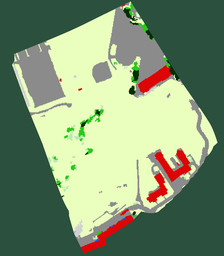
#> input picture belgiumtestorig2x.bmp, 224 x 256 px, shrunk from 1400 x 1600 before the run
$ jupyter execute --allow-errors main3.ipynb   (shell and % lines are left out)
#> lines starting #> are read from the running program, lines starting #| are printed output that depends on the picture; after the words box and inside, x2 and y2 are one past the last pixel; in counts of white or black regions, pixels touching at a corner belong together
[cell 1]
#Authors: Eli Gumble, Peter Brommer, Harry Brown
#Initialisation
import matplotlib.pyplot as plt
import numpy as np
from scipy.integrate import simps
from scipy import signal as sg
from scipy.interpolate import RectBivariateSpline as ReBiSpline
from numpy import ma
from matplotlib import colors, ticker, cm
from random import choice
import scipy.ndimage.filters as filters
import scipy.ndimage.morphology as morphology
import timeit
import math
from PIL import Image

import matplotlib.image as image2

[cell 2]
# Read grids from image
#im = Image.open("belgiumtest.bmp")
#Base = np.array(im)

im = image2.imread("belgiumtestorig2x.bmp")
#> im is the input picture: shape (256, 224, 3); mean R, G, B 127.9, 148.8, 115.3
Base = np.array(im)

[cell 3]
#print(Base[0,0,1])
#Base = np.where(Base[:,:,0]==43, 0, Base)
#Base

#                        [[r, g, r2, g2]...]     description
landcoverlist = np.array([[22,95,0,0],           # water
                          [209,209,150,150],       # bare floor
                          [139,139,175,175],     # artificial surface
                          [221,5,0,0],           # building
                          #[0,0,0,0],            # herbaceous cover in rotation throughout year
                          [234,255,80,175],       # herbaceous cover (grass)
                          [40,202,60,80],        # tall hardwood > 3m
                          [185,233,40,80],       # short hardwood < 3m
                          [1,47,65,80],          # tall softwood > 3m
                          #[0,0,0,0],            # short softwood < 3m
                          [43,80,0,0]])          # boundary

#len(landcoverlist)

#> (the rest of this cell did not finish here and is left out)

[cell 4]
Base[:,:,2] = 0 #set all pixel B values to 0
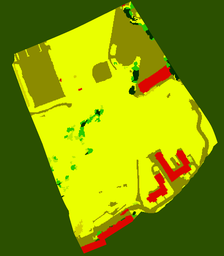
#> Base: shape (256, 224, 3); mean R, G, B 127.9, 148.8, 0

#> (the rest of this cell did not finish here and is left out)

[cell 5]
# Define internal quantities and variables
scale = 1./2. #m per pixel
Nx = Base[:,0,0].size #N appears to be resolution
#> Nx = 256
Ny = Base[0,:,0].size
#> Ny = 224
xmin=-scale*0.5*(Nx-1)
#> xmin = -63.75
xmax=scale*0.5*(Nx-1)
#> xmax = 63.75
ymin=-scale*0.5*(Ny-1)
#> ymin = -55.75
ymax=scale*0.5*(Ny-1)
#> ymax = 55.75
x = np.linspace(xmin, xmax, Nx) # This is defining the axes and full space
#> x = 256 values from -63.75 to 63.75
y = np.linspace(ymin, ymax, Ny)
#> y = 224 values from -55.75 to 55.75
Y, X= np.meshgrid(y, x)
TrailPotential = np.zeros((Nx,Ny))
DestinationPotential=np.zeros((Nx,Ny))
Weight=np.zeros((Nx,Ny))  # Create gradient to sit on Nx, Ny
intens=np.zeros((Nx,Ny))
q_alpha=np.zeros((Nx,Ny))
expdist=np.zeros((2*Nx-1,2*Ny-1))
dest=np.zeros((2))
start=np.zeros((2))
grad=np.zeros((2,Nx,Ny))
vel=np.asarray([0.,0.])
pos=np.asarray([0.,0.])
stalledpos = [] # empty container for stalled positions of walkers
stalledposrounded = []

#desdirx=ReBiSpline(x,y,grad[0,:,:],s=2)
#desdiry=ReBiSpline(x,y,grad[1,:,:],s=2)
intens[:]=0.

#print(route)
#parameters
t_track=50. # Track decay time - after 50 walkers ignore a trail, it decays by 1/e
wlkr_range = 10000
dt=0.1  # dt per time step, continuous markings every dt metres
dvel=1. # desired walker velocity in m/s
tau=5.
isigma=1./2. # trail potential
trailpotweight = 0.0035 # weighting of trail potential over destination potential, started as 0.003, increasing this increases number of stalls
conv_thresh=10.e-4
precision=1.**2 #distance to target.
eps=0.025 #random motion contribution, same for all

[cell 6]
##Set up map
#Create blank arrays for map
z = np.zeros((Nx,Ny))
g_max=np.zeros((Nx,Ny))
g_nat=np.zeros((Nx,Ny))

g_nat=np.maximum(np.ones_like(g_nat),np.float64(Base[:,:,0]))
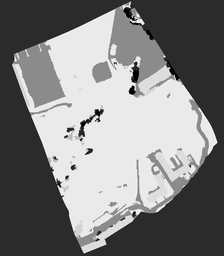
#> g_nat: shape (256, 224) float64; min 1, max 255, mean 127.9
g_max=np.maximum(np.ones_like(g_max),np.float64(Base[:,:,1]))
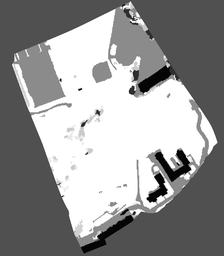
#> g_max: shape (256, 224) float64; min 1, max 255, mean 148.8
z=g_nat

track_labels=Base[:,:,2]
#> track_labels: shape (256, 224); every value is 0

numpoints=np.max(track_labels)
#> numpoints = 0

point=np.zeros((numpoints,2))
#> point = empty array

for i in range(0,Nx):
    for j in range(0,Ny):
        if (track_labels[i,j]>0):
            point[track_labels[i,j]-1]=np.array([i,j])
print (point)

# Trails (start and end point) For current Map, coordinates in metres, centre of image = (0,0)

# single possible path
# route=np.array([[24.,-9.75],[-24.,9.75]]),

# big field with tennis court parking lot and hospital, near rue cottrel
ptA = [-40.,-240.]      # tennis court near middle
ptB = [-250.,-200.]     # tennis court near skatepark
ptC = [-350., 25.]     # parking lot entrance
ptD = [-350., 80.]      # parking lot bus stop
ptE = [-70., 230.]      # east road pedestrian entrance
ptF = [200., 200.]      # hospital bus stop
ptG = [250., 100.]      # hospital side path
ptH = [350., -100.]     # dirt car park
ptI = [210., -140.]     # west side entrance

#route=np.array([[pointE,pointI],
#                [pointI,pointE]])

route=np.array([[ptA,ptD],
                [ptA,ptE],
                [ptA,ptF],
                [ptA,ptG],
                [ptD,ptA],
                [ptD,ptF],
                [ptD,ptG],
                [ptD,ptH],
                [ptD,ptI],
                [ptF,ptA],
                [ptF,ptB],
                [ptF,ptD],
                [ptF,ptI],
                [ptI,ptB],
                [ptI,ptD],
                [ptI,ptE],
                [ptI,ptG],
                [ptE,ptH]])

# small field by apartment with 4 entrances
#posA = [-5., -17.]
#posB = [-25., -17.]
#posC = [-25., 8.]
#posD = [40., 10.]

# acceptable routes = A/B to C, A/C to D and vice versa, 8 total routes
#route=np.array([[posA,posC],
#                 [posB,posC],
#                 [posC,posA],
#                 [posC,posD],
#                 [posA,posC],
#                 [posC,posD],
#                 [posD,posA],
#                 [posD,posC],
#                 ])


# route=np.array([[[-2.5,14.],[24.,-9.75]]])


# commented out for single path
# route=np.array([[[-2.5,14.],[24.,-9.75]],
#                 [[-2.5,14.],[24.,2.5]],
#                 [[-2.5,14.],[-24.,9.75]],
#                 [[24.,-9.75],[-2.75,14.]],
#                 [[24.,-9.75],[-24.,9.75]],
#                 [[24.,2.5],[-2.75,14.]],
#                 [[24.,2.5],[-24.,9.75]],
#                 [[-24.,10.],[-2.75,14.]],
#                 [[-24.,10.],[24.,-9.75]],
#                 [[-24.,10.],[24.,2.5]]])

[cell 7]
#Setup weight matrix, here trapezoid rule.
Weight[:,:]=1
Weight[1:-1,:]=2
Weight[:,1:-1]=2
Weight[1:-1,1:-1]=4
Weight*=0.25*((x[-1]-x[0])/(Nx-1))*((y[-1]-y[0])/(Ny-1))
#0.25*((x[-1]-x[0])/(N-1))*((y[-1]-y[0])/(N-1))
#np.exp(-np.sqrt((x[:,None]-x[N/2])**2+(y[None,:]-y[N/2])**2))*z[:,:]

[cell 8]
# Setup distance matrix
for xi in range(1,Nx+1):
    for yi in range(1,Ny+1):

        expdist[xi-1,yi-1]=np.exp(-isigma*np.sqrt((x[Nx-xi]-xmin)**2+(y[Ny-yi]-ymin)**2))
        expdist[-xi,-yi]  = expdist[xi-1,yi-1]
        expdist[-xi,yi-1] = expdist[xi-1,yi-1]
        expdist[xi-1,-yi] = expdist[xi-1,yi-1]
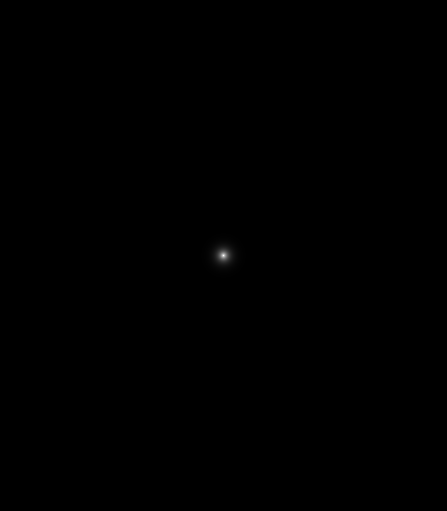
#> expdist: shape (511, 447) float64; min 1.66e-37, max 1, mean 0.00044

# find index range > conv_thresh
subexpdist=expdist[(expdist>conv_thresh).any(1)]
subexpdist=subexpdist[:, np.any(subexpdist>conv_thresh, axis=0)]
#subexpdist=subexpdist[:,np.any(subexpdist>conv_thresh, axis=0)]
#expdist[subexpdist]=0.
subexpdist.shape
#> Out = (55, 55)
#expdist
#subexpdist

[cell 9]
def calc_tr_new():
    TrailPotential[:,:]=sg.convolve2d(z[:,:]*Weight[:,:],subexpdist[:,:],mode="same")  # 2D convilution
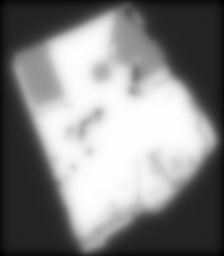
#> TrailPotential: shape (256, 224) float64; min 269, max 5856.4, mean 3147.7; drawn with min black and max white

[cell 10]
timeit.timeit(calc_tr_new,number=1)

[cell 11]
# Defines a Plot to show the smoothing of the supplied map to represent the respective potentials of the ground, the larger
# the potentials, the more attractive the ground is to the walker

cs = plt.contourf(X, Y, TrailPotential, levels=np.linspace(TrailPotential.min(),TrailPotential.max(),1000),cmap='PuBu_r')
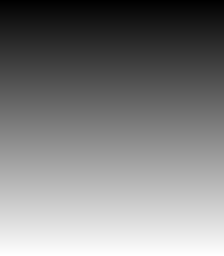
#> X: shape (256, 224) float64; min -63.75, max 63.75, mean 0; drawn with min black and max white
cbar = plt.colorbar()

#plt.scatter(track[0:wlkr_range-1,0],track[0:wlkr_range-1,1])
plt.show()

[cell 12]
#set up walker
def set_up_walker(route_id):
    global vel,pos,track,intens,dest,start,route
    #start
    start=np.array(route[route_id,0,:]) # commented for simplicity
    # start = np.array([24.,-9.75])  # temporary one route
    # dest = np.array([-24.,9.75])  # temporary one route
    # dest=(random.choice(ends))
    dest=np.array(route[route_id,1,:]) # commented for simplicity
    vel=np.array([0.,0.])
    pos=np.array(start)
    #print (pos)
    track=np.zeros((wlkr_range,2))
    #track[0,:]=pos[:]

[cell 13]
#Calculate gradients eq 19
#Trail gradient
def setup_potentials():
    global grad,desdirx,desdiry,dest,trailpotweight
    grad=trailpotweight*np.array(np.gradient(TrailPotential))
    #grad=0.002*np.array(np.gradient(TrailPotential)) ORIGINAL

    #print (dest)
    #Destination potential
    DestinationPotential=-np.sqrt((dest[0]-x[:,None])**2+(dest[1]-y[None,:])**2)
    #Combine gradients
    grad+=np.array(np.gradient(DestinationPotential)[:])
    #Normalise
    #grad[:,:,:]/=(np.sqrt(grad[0,:,:]**2+grad[1,:,:]**2))
    desdirx=ReBiSpline(x,y,grad[0,:,:],s=2) # gradeint plus magnitude, Spline approximation over a rectangular mesh
    desdiry=ReBiSpline(x,y,grad[1,:,:],s=2)
    #plot()
    #print(grad)

[cell 14]
# [11 lines of commented-out code are left out]

[cell 15]
def stalledposregioncounter(newpos,stalledpos3):
    nearest = 5
    newposrounded = {"x":round(newpos[0]/nearest)*nearest,"y":round(newpos[1]/nearest)*nearest,"count":1}

    for existingpos in stalledpos3:
        if existingpos["x"] == newposrounded["x"] and existingpos["y"] == newposrounded["y"]:
            existingpos["count"]+=1
            return stalledpos3
    stalledpos3.append(newposrounded)
    return stalledpos3

[cell 16]
def calc_path():
    global pos,vel,intens,track,dest,dvel,tau,stalledpos

    i=0
    hist=10
    samp=10
    avpos=np.zeros((2,hist))
    #Setup While loop to run until either the walker reaches the destination or the walker has passed 'wlkr_range' number of movement cycles to
    #attempt to get there
    while (np.dot(pos-dest,pos-dest)>precision and i<wlkr_range):
    #set the postiion of the walker on its first then subsequent cycles

        #conditional logic saying to update the average position of the walker every 10 iterations
        #if (i%samp==0): avpos[:,(i%hist)//samp]=pos[:] #ORIGINAL
        if (i%samp==0): avpos[:,(i%(hist*samp))//samp]=pos[:]

        #print((i%hist)//samp)
        #print(avpos)

        gradmagnitude=max(0.0001,np.sqrt(desdirx(pos[0],pos[1])**2+desdiry(pos[0],pos[1])**2))
        xi=np.array(np.random.normal(0,1,2))
        # Equation 6 in Helbing, differential in position, eliminised velocity decay components
        # gradmagnitude makes sure it is normalised, desdir not normalised
        pos[0]+= dt *(dvel * desdirx(pos[0],pos[1])/gradmagnitude +np.sqrt(2.*eps/tau)*xi[0])  # x-position vector component
        pos[1]+= dt *(dvel * desdiry(pos[0],pos[1])/gradmagnitude +np.sqrt(2.*eps/tau)*xi[1])  # y-position vector component

#        posGrad = math.degree(math.atan(pos[0]/pos[1]) # future position
        curDir = math.atan(desdiry(pos[0],pos[1])/desdirx(pos[0],pos[1]))
# [8 lines of commented-out code are left out]
        track[i,:]=pos[:]

#        if math.isnan(pos[1])==1:
#                print ("NaN error ",pos,vel, dest)
#                break

        intens[int((pos[0]-xmin)*(Nx-1)/(xmax-xmin)),int((pos[1]-ymin)*(Ny-1)/(ymax-ymin))]+=1.
        i+=1
        if (i%(hist*samp)==0):
            meanpos=np.mean(avpos,axis=1)
            if (np.dot(pos-meanpos,pos-meanpos)<precision):
                print ("Stalled progress ",pos,meanpos,vel, dest)
                stalledpos.append(meanpos) # store positions where walkers are stalled
                stalledposrounded = stalledposregioncounter(meanpos, stalledpos) # store ROUNDED positions of walker stalls and count occurence in rounded position
                break
    if (i==wlkr_range): print ("Missed goal ",dest,pos)
    return i
#stopping condition

[cell 17]
# Calculate Q_alpha (strength of markings) eq 15
def update_ground():
    global q_alpha,intens,z,g_max,t_track,g_nat
    q_alpha=intens*(1.-z/g_max)
    # Time evolution of ground potential
    #zdiff=(1./t_track)*(g_nat-z)+q_alpha
    z+=(1./t_track)*(g_nat-z)+q_alpha
    #cs = plt.contourf(X, Y, zdiff, cmap=cm.PuBu_r)
    #cbar = plt.colorbar()
    #plt.show
    #z[140:160,45:75]

[cell 18]
def plot_path():
    plt.contourf(X, Y, z, levels=np.linspace(z.min(),z.max(),1000),cmap='PuBu_r')
    plt.colorbar()
    #plt.scatter(track[0:wlkr_range-1,0],track[0:wlkr_range-1,1],1)
    plt.show(block=False)
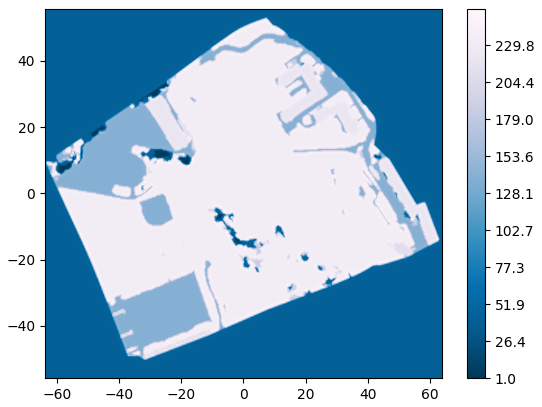
#> figure drawn by matplotlib, 2 panels

[cell 19]
def plot_path2():
    global stalledpos
    markercolour = np.array([[1,0,0]])

    plt.contourf(X, Y, z, levels=np.linspace(z.min(),z.max(),1000),cmap='PuBu_r')

    stalledposarray = np.array(stalledpos)
    plt.scatter(stalledposarray[0:-1,0],stalledposarray[0:-1,1],1.,markercolour)
    plt.show(block=False)

[cell 20]
def plot_path3():
    global stalledposrounded
    markercolour = np.array([[1,0,0]])

    plt.contourf(X, Y, z, levels=np.linspace(z.min(),z.max(),1000),cmap='PuBu_r')

    for i in stalledpos:
        stalledposrounded.append([i["x"],i["y"]])

    stalledposarray = np.array(stalledposrounded)
    plt.scatter(stalledposarray[0:-1,0],stalledposarray[0:-1,1],1.,markercolour)
    plt.show(block=False)

[cell 21]
tau = 5.

[cell 22]
print(len(route))

[cell 23]
iterations = 1
walkersperiteration = len(route)

#> (the rest of this cell did not finish here and is left out)

[cell 24]
plot_path()

[cell 25]
for i in range(0,Nx):
    for j in range(0,Ny):
        if (np.isnan(z[i,j])):
            print (i,j,g_max[i,j],Base[i,j,0])

[cell 26]
def detect_local_maxima(arr):
    # https://stackoverflow.com/questions/3684484/peak-detection-in-a-2d-array/3689710#3689710
    """
    Takes an array and detects the troughs using the local maximum filter.
    Returns a boolean mask of the troughs (i.e. 1 when
    the pixel's value is the neighborhood maximum, 0 otherwise)
    """
    # define an connected neighborhood
    # http://www.scipy.org/doc/api_docs/SciPy.ndimage.morphology.html#generate_binary_structure
    neighborhood = morphology.generate_binary_structure(len(arr.shape),2)
    # apply the local minimum filter; all locations of minimum value
    # in their neighborhood are set to 1
    # http://www.scipy.org/doc/api_docs/SciPy.ndimage.filters.html#minimum_filter
    local_max = (filters.maximum_filter(arr, footprint=neighborhood)==arr)
    # local_min is a mask that contains the peaks we are
    # looking for, but also the background.
    # In order to isolate the peaks we must remove the background from the mask.
    #
    # we create the mask of the background
    background = (arr==0)
    #
    # a little technicality: we must erode the background in order to
    # successfully subtract it from local_min, otherwise a line will
    # appear along the background border (artifact of the local minimum filter)
    # http://www.scipy.org/doc/api_docs/SciPy.ndimage.morphology.html#binary_erosion
    eroded_background = morphology.binary_erosion(
        background, structure=neighborhood, border_value=1)
    #
    # we obtain the final mask, containing only peaks,
    # by removing the background from the local_min mask
    detected_maxima = local_max ^ eroded_background
    return np.where(detected_maxima)

[cell 27]
def plot_potentials():
    global dest
    TotPot = np.zeros((Nx,Ny))
    TotPot =- np.sqrt((dest[0]-x[:,None])**2+(dest[1]-y[None,:])**2)
    TotPot += 0.003*TrailPotential
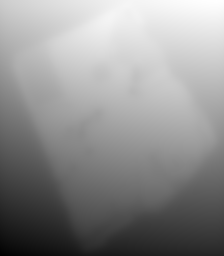
#> TotPot: shape (256, 224) float64; min -434.6, max -286.2, mean -351.1; drawn with min black and max white
    maxima=detect_local_maxima(TotPot)
#> in detect_local_maxima, `local_max = (filters.maximum_filter(arr, footprint=neighborhood)==arr)`: local_max: shape (256, 224) bool; 0.01% white in thin lines or dots, all inside (x1, y1, x2, y2) = (111, 0, 217, 16)
#> maxima = ([0, 4, 15], [216, 128, 111])
    cs = plt.contourf(X, Y, TotPot, levels=np.linspace(TotPot.min(),TotPot.max(),1000),cmap='PuBu_r')
    cbar = plt.colorbar()
    print(maxima)
#| (array([ 0,  4, 15]), array([216, 128, 111]))
    plt.scatter(x[maxima[0]],y[maxima[1]])
    plt.scatter(track[0:wlkr_range-1,0],track[0:wlkr_range-1,1],1)
    plt.show
    # commit test

[cell 28]
plot_potentials()

[cell 29]
#Plot the direction
scgrad=np.arctan2(grad[1],grad[0])
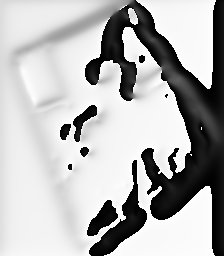
#> scgrad: shape (256, 224) float64; min -3.14, max 3.14, mean 1.33; drawn with min black and max white
levels = np.linspace(-np.pi, np.pi, 360)
cs = plt.contourf(X, Y,scgrad, levels=levels,cmap='hsv')

cbar = plt.colorbar()
plt.scatter(track[0:wlkr_range-1,0],track[0:wlkr_range-1,1])
#plt.scatter(start, dest)
print(start)
print(dest)
plt.show()
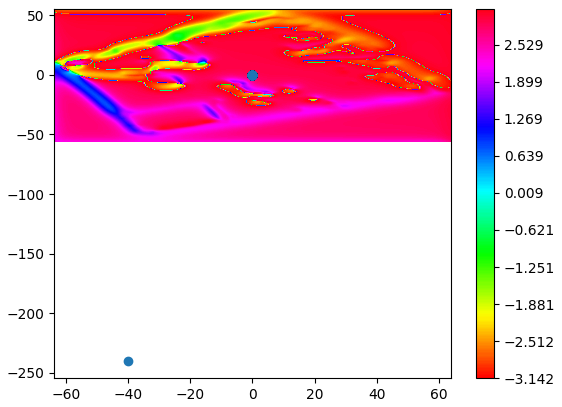
#> figure drawn by matplotlib, 2 panels

#> (a cell that did not finish here is left out)

#> (a cell that did not finish here is left out)
